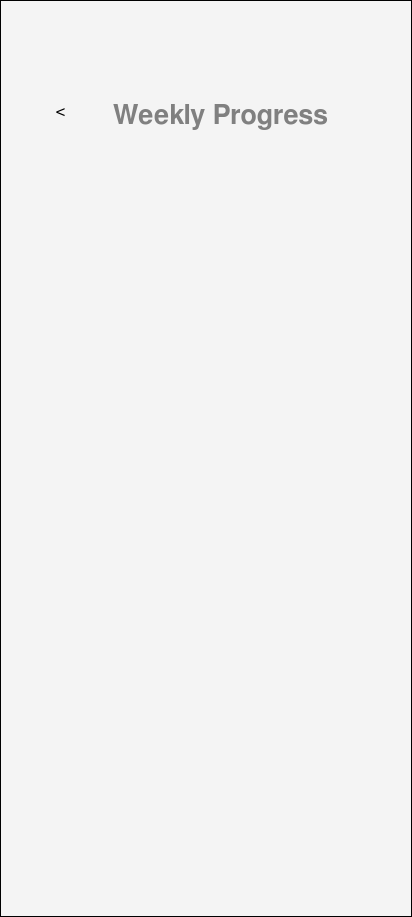
<?xml version="1.0" encoding="UTF-8"?>
<ui version="4.0">
 <class>Form</class>
 <widget class="QWidget" name="Form">
  <property name="geometry">
   <rect>
    <x>0</x>
    <y>0</y>
    <width>412</width>
    <height>917</height>
   </rect>
  </property>
  <property name="windowTitle">
   <string>Form</string>
  </property>
  <property name="styleSheet">
   <string notr="true">background-color: #f4f4f4; border: 1px solid #000000;</string>
  </property>
  <widget class="QLabel" name="label">
   <property name="geometry">
    <rect>
     <x>80</x>
     <y>80</y>
     <width>281</width>
     <height>71</height>
    </rect>
   </property>
   <property name="sizePolicy">
    <sizepolicy hsizetype="Preferred" vsizetype="Preferred">
     <horstretch>0</horstretch>
     <verstretch>0</verstretch>
    </sizepolicy>
   </property>
   <property name="font">
    <font>
     <family>FreeSans</family>
     <pointsize>20</pointsize>
     <bold>true</bold>
    </font>
   </property>
   <property name="styleSheet">
    <string notr="true">color: gray; border: none;</string>
   </property>
   <property name="frameShape">
    <enum>QFrame::Shape::NoFrame</enum>
   </property>
   <property name="frameShadow">
    <enum>QFrame::Shadow::Raised</enum>
   </property>
   <property name="text">
    <string>Weekly Progress</string>
   </property>
   <property name="alignment">
    <set>Qt::AlignmentFlag::AlignCenter</set>
   </property>
   <property name="wordWrap">
    <bool>true</bool>
   </property>
  </widget>
  <widget class="QPushButton" name="pushButton_11">
   <property name="geometry">
    <rect>
     <x>40</x>
     <y>90</y>
     <width>41</width>
     <height>41</height>
    </rect>
   </property>
   <property name="font">
    <font>
     <family>FreeSans</family>
     <pointsize>13</pointsize>
     <bold>false</bold>
    </font>
   </property>
   <property name="styleSheet">
    <string notr="true">color: ffffff;background-color: #00000000;
border: 0;</string>
   </property>
   <property name="text">
    <string>&lt;</string>
   </property>
  </widget>
 </widget>
 <resources/>
 <connections/>
</ui>
